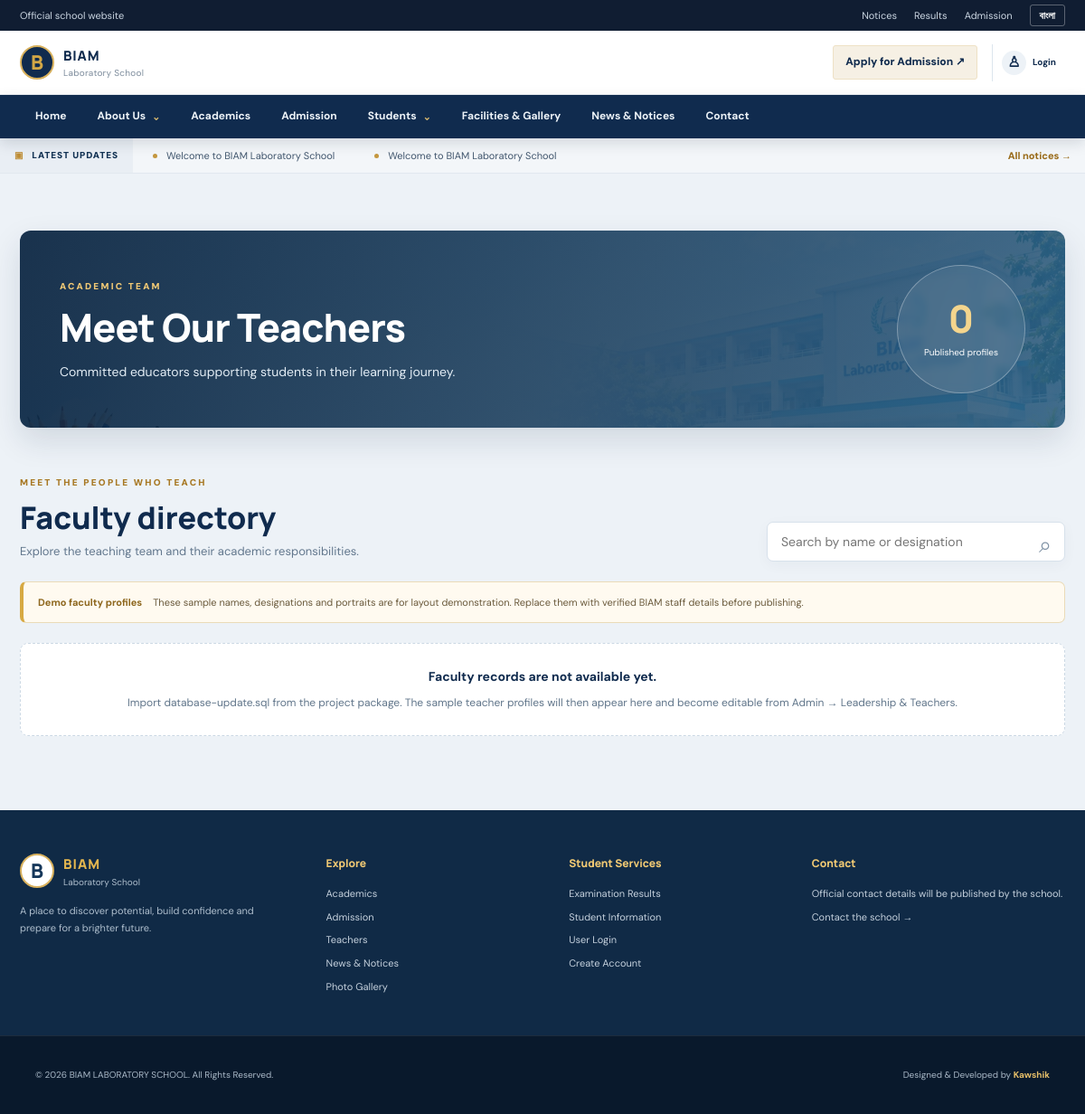
The app's page /teachers.php with its own data.
### tables this page shows
CREATE TABLE IF NOT EXISTS notices (
  id INT AUTO_INCREMENT PRIMARY KEY,
  title_en VARCHAR(255) NOT NULL,
  title_bn VARCHAR(255) NOT NULL DEFAULT '',
  body_en TEXT,
  body_bn TEXT,
  publish_date DATE NOT NULL,
  is_published TINYINT(1) DEFAULT 1,
  created_at TIMESTAMP DEFAULT CURRENT_TIMESTAMP
);

CREATE TABLE IF NOT EXISTS page_content (
  id INT AUTO_INCREMENT PRIMARY KEY,
  page_key VARCHAR(100) NOT NULL UNIQUE,
  title_en VARCHAR(255),
  title_bn VARCHAR(255),
  body_en LONGTEXT,
  body_bn LONGTEXT,
  updated_at TIMESTAMP DEFAULT CURRENT_TIMESTAMP ON UPDATE CURRENT_TIMESTAMP
);

CREATE TABLE IF NOT EXISTS settings (
  setting_key VARCHAR(100) PRIMARY KEY,
  setting_value TEXT NOT NULL
);

### config.php (called while the page is built, shortened)
<?php
function db(): PDO
{
    static $pdo = null;
    if (!$pdo) $pdo = new PDO('mysql:host=' . DB_HOST . ';dbname=' . DB_NAME . ';charset=utf8mb4', DB_USER, DB_PASS, [PDO::ATTR_ERRMODE => PDO::ERRMODE_EXCEPTION, PDO::ATTR_DEFAULT_FETCH_MODE => PDO::FETCH_ASSOC, PDO::ATTR_EMULATE_PREPARES => false]);
    return $pdo;
}
function e($value): string
{
    return htmlspecialchars((string)$value, ENT_QUOTES, 'UTF-8');
}
function setting(string $key, string $fallback = ''): string
{
    try {
        $q = db()->prepare('SELECT setting_value FROM settings WHERE setting_key=?');
        $q->execute([$key]);
        $v = $q->fetchColumn();
        return $v !== false ? (string)$v : $fallback;
    } catch (Throwable $ex) {
        return $fallback;
    }
}
function page_content(string $key, array $fallback = []): array
{
    try {
        $q = db()->prepare('SELECT title_en,title_bn,body_en,body_bn FROM page_content WHERE page_key=?');
        $q->execute([$key]);
        $r = $q->fetch();
        return $r ?: $fallback;
    } catch (Throwable $e) {
        return $fallback;
    }
}

### teachers.php (the view, shortened to what this page needs)
<?php
require_once __DIR__ . '/config.php';
$content = page_content('teachers', [
    'title_en' => 'Our Faculty & Teachers',
    'title_bn' => 'আমাদের শিক্ষক ও শিক্ষকমণ্ডলী',
    'body_en' => 'Meet the educators who guide, encourage and support every learner.',
    'body_bn' => 'যাঁরা প্রতিটি শিক্ষার্থীকে শেখার পথে দিকনির্দেশনা ও উৎসাহ দেন, তাঁদের সঙ্গে পরিচিত হোন।'
]);
$teachers = [];
try {
    $stmt = db()->prepare("SELECT id,name_en,name_bn,designation_en,designation_bn,bio_en,bio_bn,photo,sort_order FROM staff WHERE is_published=1 AND category='teacher' ORDER BY sort_order ASC, name_en ASC");
    $stmt->execute();
    $teachers = $stmt->fetchAll();
} catch (Throwable $e) {
}
include __DIR__ . '/includes/header.php';
?>
<main class="container inner-page faculty-page">
    <section class="faculty-banner reveal">
        <div class="faculty-banner-copy">
            <span class="section-label" data-en="ACADEMIC TEAM" data-bn="একাডেমিক টিম">ACADEMIC TEAM</span>
            <h1 data-en="<?= e($content['title_en']) ?>" data-bn="<?= e($content['title_bn'] ?: $content['title_en']) ?>"><?= e($content['title_en']) ?></h1>
            <p data-en="<?= e($content['body_en']) ?>" data-bn="<?= e($content['body_bn'] ?: $content['body_en']) ?>"><?= e($content['body_en']) ?></p>
        </div>
        <div class="faculty-banner-stat"><strong><?= count($teachers) ?></strong><span data-en="Published profiles" data-bn="প্রকাশিত প্রোফাইল">Published profiles</span></div>
    </section>
    <section class="faculty-directory-section">
        <div class="faculty-section-heading">
            <div>
                <span class="section-label" data-en="MEET THE PEOPLE WHO TEACH" data-bn="আমাদের শিক্ষকমণ্ডলী">MEET THE PEOPLE WHO TEACH</span>
                <h2 data-en="Faculty directory" data-bn="শিক্ষক পরিচিতি">Faculty directory</h2>
                <p data-en="Explore the teaching team and their academic responsibilities." data-bn="শিক্ষকবৃন্দ ও তাঁদের একাডেমিক দায়িত্ব সম্পর্কে জানুন।">Explore the teaching team and their academic responsibilities.</p>
            </div>
            <div class="faculty-search-wrap">
                <input id="facultySearch" type="search" placeholder="Search by name or designation" data-en-placeholder="Search by name or designation" data-bn-placeholder="নাম বা পদবি দিয়ে খুঁজুন">
                <span aria-hidden="true">⌕</span>
            </div>
        </div>
        <div class="demo-content-note" role="note">
            <strong data-en="Demo faculty profiles" data-bn="নমুনা শিক্ষক প্রোফাইল">Demo faculty profiles</strong>
            <span data-en="These sample names, designations and portraits are for layout demonstration. Replace them with verified BIAM staff details before publishing." data-bn="লেআউট প্রদর্শনের জন্য নমুনা নাম, পদবি ও ছবি ব্যবহার করা হয়েছে। প্রকাশের আগে যাচাইকৃত বিয়াম শিক্ষক তথ্য দিয়ে প্রতিস্থাপন করুন।">These sample names, designations and portraits are for layout demonstration. Replace them with verified BIAM staff details before publishing.</span>
        </div>
        <?php if ($teachers): ?>
            <div class="faculty-grid" id="facultyGrid">
                <?php foreach ($teachers as $teacher):
                    $name = trim((string)$teacher['name_en']);
                    $initials = '';
                    foreach (preg_split('/\s+/', $name) as $part) {
                        if ($part !== '') $initials .= strtoupper(substr($part, 0, 1));
                        if (strlen($initials) >= 2) break;
                    }
                    $searchValue = strtolower($name . ' ' . ($teacher['designation_en'] ?? '') . ' ' . ($teacher['bio_en'] ?? ''));
                ?>
                    <article class="faculty-card" data-faculty-search="<?= e($searchValue) ?>">
                        <div class="faculty-photo-wrap">
                            <?php if (!empty($teacher['photo']) && is_file(__DIR__ . '/' . $teacher['photo'])): ?>
                                <img src="<?= e($teacher['photo']) ?>" alt="Demo portrait of <?= e($name) ?>" loading="lazy" decoding="async">
                            <?php else: ?>
                                <div class="faculty-avatar" aria-hidden="true"><?= e($initials ?: 'BS') ?></div>
                            <?php endif; ?>
                        </div>
                        <div class="faculty-info">
                            <span class="faculty-role" data-en="FACULTY MEMBER" data-bn="শিক্ষক">FACULTY MEMBER</span>
                            <h3 data-en="<?= e($teacher['name_en']) ?>" data-bn="<?= e($teacher['name_bn'] ?: $teacher['name_en']) ?>"><?= e($teacher['name_en']) ?></h3>
                            <p class="faculty-designation" data-en="<?= e($teacher['designation_en']) ?>" data-bn="<?= e($teacher['designation_bn'] ?: $teacher['designation_en']) ?>"><?= e($teacher['designation_en']) ?></p>
                            <p class="faculty-bio" data-en="<?= e($teacher['bio_en']) ?>" data-bn="<?= e($teacher['bio_bn'] ?: $teacher['bio_en']) ?>"><?= e($teacher['bio_en']) ?></p>
                        </div>
                    </article>
                <?php endforeach; ?>
            </div>
            <p class="faculty-no-results" id="facultyNoResults" hidden data-en="No faculty profiles match your search." data-bn="আপনার অনুসন্ধানের সঙ্গে মেলে এমন কোনো শিক্ষক প্রোফাইল পাওয়া যায়নি।">No faculty profiles match your search.</p>
        <?php else: ?>
            <div class="faculty-empty-state">
                <strong data-en="Faculty records are not available yet." data-bn="শিক্ষক প্রোফাইল এখনো যুক্ত করা হয়নি।">Faculty records are not available yet.</strong>
                <p data-en="Import database-update.sql from the project package. The sample teacher profiles will then appear here and become editable from Admin → Leadership & Teachers." data-bn="প্রজেক্ট প্যাকেজের database-update.sql ইমপোর্ট করুন। এরপর নমুনা শিক্ষক প্রোফাইল এখানে দেখা যাবে এবং Admin → Leadership & Teachers থেকে সম্পাদনা করা যাবে।">Import database-update.sql from the project package. The sample teacher profiles will then appear here and become editable from Admin → Leadership & Teachers.</p>
            </div>
        <?php endif; ?>
    </section>
</main>
<?php include __DIR__ . '/includes/footer.php'; ?>

### includes/header.php (shortened to what this page needs)
<?php
require_once __DIR__ . '/../config.php';
$currentPage = basename($_SERVER['PHP_SELF'] ?? 'index.php');
$lang = (($_COOKIE['biam-language'] ?? 'en') === 'bn') ? 'bn' : 'en';
$phone = setting('phone', '');
$email = setting('email', '');
if (stripos($email, 'please update') !== false) $email = '';
if (stripos($phone, 'please update') !== false) $phone = '';
try {
  $tickerRows = db()->query("SELECT id,title_en,title_bn FROM notices WHERE is_published=1 ORDER BY publish_date DESC,id DESC LIMIT 6")->fetchAll();
} catch (Throwable $ex) {
  $tickerRows = [];
}
function nav_active(string $file, string $currentPage): string
{
  return $file === $currentPage ? ' is-active' : '';
}
?>
<!doctype html>
<html lang="<?= e($lang) ?>">
<head>
  <link rel="stylesheet" href="assets/css/style.css">
</head>
<body>
  <div class="utility-bar">
    <div class="container utility-inner">
      <div class="utility-contact">
        <?php if (!$email && !$phone): ?><span data-en="Official school website" data-bn="বিদ্যালয়ের অফিসিয়াল ওয়েবসাইট">Official school website</span><?php endif; ?>
      </div>
      <div class="utility-actions">
        <a href="notices.php" data-en="Notices" data-bn="নোটিশ">Notices</a>
        <a href="results.php" data-en="Results" data-bn="ফলাফল">Results</a>
        <a href="admission.php" data-en="Admission" data-bn="ভর্তি">Admission</a>
        <button id="languageToggle" class="language-toggle" type="button" aria-label="Change language">বাংলা</button>
      </div>
    </div>
  </div>
  <header class="compact-header">
    <div class="container compact-header-inner">
      <a href="index.php" class="brand-compact" aria-label="BIAM Laboratory School home">
        <span class="brand-symbol" aria-hidden="true">B</span>
        <span class="brand-wordmark"><strong data-en="BIAM" data-bn="বিয়াম">BIAM</strong><small data-en="Laboratory School" data-bn="ল্যাবরেটরি স্কুল">Laboratory School</small></span>
      </a>
      <div class="header-quick-actions">
        <a class="quick-admission" href="admission.php" data-en="Apply for Admission" data-bn="ভর্তির আবেদন">Apply for Admission <span aria-hidden="true">↗</span></a>
        <a class="header-login" href="portal/login.php" aria-label="Login" title="Login"><span aria-hidden="true">♙</span><small data-en="Login" data-bn="লগইন">Login</small></a>
      </div>
    </div>
  </header>
  <nav class="institution-nav" aria-label="Main navigation">
    <div class="container nav-shell">
      <ul id="primaryNav" class="primary-nav">
        <li><a class="nav-link<?= nav_active('index.php', $currentPage) ?>" href="index.php" data-en="Home" data-bn="হোম">Home</a></li>
        <li class="nav-dropdown">
          <details>
            <summary data-en="About Us" data-bn="আমাদের সম্পর্কে">About Us</summary>
          </details>
        </li>
        <li><a class="nav-link<?= nav_active('academics.php', $currentPage) ?>" href="academics.php" data-en="Academics" data-bn="একাডেমিক">Academics</a></li>
        <li><a class="nav-link<?= nav_active('admission.php', $currentPage) ?>" href="admission.php" data-en="Admission" data-bn="ভর্তি">Admission</a></li>
        <li class="nav-dropdown">
          <details>
            <summary data-en="Students" data-bn="শিক্ষার্থী">Students</summary>
          </details>
        </li>
        <li><a class="nav-link<?= nav_active('gallery.php', $currentPage) ?>" href="gallery.php" data-en="Facilities & Gallery" data-bn="সুযোগ-সুবিধা ও গ্যালারি">Facilities &amp; Gallery</a></li>
        <li><a class="nav-link<?= nav_active('notices.php', $currentPage) ?>" href="notices.php" data-en="News & Notices" data-bn="খবর ও নোটিশ">News &amp; Notices</a></li>
        <li><a class="nav-link<?= nav_active('contact.php', $currentPage) ?>" href="contact.php" data-en="Contact" data-bn="যোগাযোগ">Contact</a></li>
      </ul>
    </div>
  </nav>
  <div class="notice-ticker" aria-label="Latest school notices">
    <div class="ticker-label"><span aria-hidden="true">▣</span><span data-en="LATEST UPDATES" data-bn="সর্বশেষ আপডেট">LATEST UPDATES</span></div>
    <div class="ticker-window">
      <?php if ($tickerRows): ?>
        <div class="ticker-track">
          <?php foreach ([0, 1] as $copy): ?><div class="ticker-group" <?= $copy ? 'aria-hidden="true"' : '' ?>>
              <?php foreach ($tickerRows as $item): ?><span class="ticker-item"><i aria-hidden="true"></i><span data-en="<?= e($item['title_en']) ?>" data-bn="<?= e($item['title_bn'] ?: $item['title_en']) ?>"><?= e($item['title_en']) ?></span></span><?php endforeach; ?>
            </div><?php endforeach; ?>
        </div>
      <?php else: ?>
        <div class="ticker-static" data-en="School notices and important announcements will appear here." data-bn="বিদ্যালয়ের নোটিশ ও গুরুত্বপূর্ণ ঘোষণা এখানে প্রকাশিত হবে।">School notices and important announcements will appear here.</div>
      <?php endif; ?>
    </div>
    <a class="ticker-more" href="notices.php" data-en="All notices →" data-bn="সব নোটিশ →">All notices →</a>
  </div>

### includes/footer.php (shortened to what this page needs)
<?php
$footerAddress = setting('address', '');
$footerEmail = setting('email', '');
$footerPhone = setting('phone', '');
?>
<footer class="site-footer">
  <div class="footer-main">
    <div class="container footer-grid">
      <div class="footer-intro">
        <a href="index.php" class="footer-brand"><span class="brand-symbol">B</span><span><strong>BIAM</strong><small data-en="Laboratory School" data-bn="ল্যাবরেটরি স্কুল">Laboratory School</small></span></a>
        <p data-en="A place to discover potential, build confidence and prepare for a brighter future." data-bn="মেধা আবিষ্কার, আত্মবিশ্বাস গঠন এবং উজ্জ্বল ভবিষ্যতের প্রস্তুতির শিক্ষাঙ্গন।">A place to discover potential, build confidence and prepare for a brighter future.</p>
      </div>
      <div class="footer-column"><h3 data-en="Explore" data-bn="এক নজরে">Explore</h3><a href="academics.php" data-en="Academics" data-bn="একাডেমিক">Academics</a><a href="admission.php" data-en="Admission" data-bn="ভর্তি">Admission</a><a href="teachers.php" data-en="Teachers" data-bn="শিক্ষকমণ্ডলী">Teachers</a><a href="notices.php" data-en="News & Notices" data-bn="খবর ও নোটিশ">News &amp; Notices</a><a href="gallery.php" data-en="Photo Gallery" data-bn="ফটো গ্যালারি">Photo Gallery</a></div>
      <div class="footer-column"><h3 data-en="Student Services" data-bn="শিক্ষার্থী সেবা">Student Services</h3><a href="results.php" data-en="Examination Results" data-bn="পরীক্ষার ফলাফল">Examination Results</a><a href="students.php" data-en="Student Information" data-bn="শিক্ষার্থী তথ্য">Student Information</a><a href="portal/login.php" data-en="User Login" data-bn="ইউজার লগইন">User Login</a><a href="portal/register.php" data-en="Create Account" data-bn="অ্যাকাউন্ট তৈরি">Create Account</a></div>
      <div class="footer-column footer-contact"><h3 data-en="Contact" data-bn="যোগাযোগ">Contact</h3><?php if ($footerAddress): ?><p>⌖ <?= e($footerAddress) ?></p><?php endif; ?>
        <?php if (!$footerAddress && !$footerEmail && !$footerPhone): ?><p data-en="Official contact details will be published by the school." data-bn="বিদ্যালয় কর্তৃপক্ষের পক্ষ থেকে অফিসিয়াল যোগাযোগের তথ্য প্রকাশ করা হবে।">Official contact details will be published by the school.</p><?php endif; ?><a href="contact.php" data-en="Contact the school →" data-bn="বিদ্যালয়ে যোগাযোগ করুন →">Contact the school →</a></div>
    </div>
  </div>
  <div class="footer-bottom"><div class="container footer-bottom-inner"><p>© <?= date('Y') ?> <?= e(setting('school_name', 'BIAM Laboratory School')) ?>. <span data-en="All Rights Reserved." data-bn="সর্বস্বত্ব সংরক্ষিত।">All Rights Reserved.</span></p><p><span data-en="Designed & Developed by" data-bn="ওয়েবসাইট তৈরি করেছেন">Designed &amp; Developed by</span> <strong>Kawshik</strong></p></div></div>
</footer>
</body>
</html>

### records on screen
notices: title_en "Welcome to BIAM Laboratory School"
page_content: title_en "Meet Our Teachers", body_en "Committed educators supporting students in their learning journey."
settings: setting_value "BIAM LABORATORY SCHOOL"

### other values on screen
count($teachers) "0"
